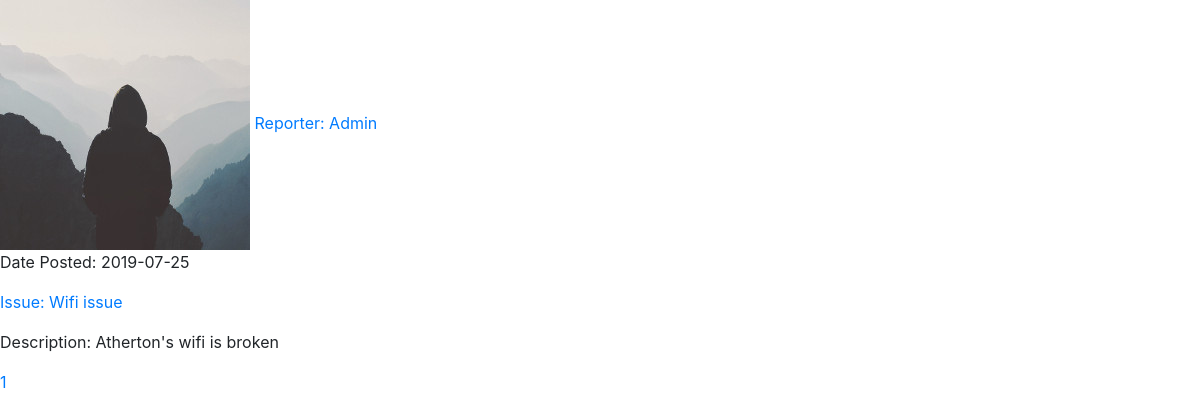
/report (signed in), run on the app's committed database.
### flaskblog/models.py (models this page shows, shortened)
class Post(db.Model):
	id = db.Column(db.Integer, primary_key=True)
	assignment = db.Column(db.String(20), nullable=False, default="m")
	grade = db.Column(db.String(20), nullable=False)
	date_posted = db.Column(db.DateTime, nullable=False, default=datetime.utcnow)
	attached_image = db.Column(db.String(20))
	posttype = db.Column(db.String(20), nullable=False)
	newstype = db.Column(db.String(20))
	clubtype = db.Column(db.String(20))
	reviewedornot = db.Column(db.Boolean, default=False)
	quirk = db.Column(db.String(20), nullable=False)
	user_id = db.Column(db.Integer, db.ForeignKey('user.id'), nullable=False)

class User(db.Model, UserMixin):
	id = db.Column(db.Integer, primary_key=True)
	username = db.Column(db.String(20), unique=True, nullable=False)
	email = db.Column(db.String(120), unique=True, nullable=False)
	image_file = db.Column(db.String(20), nullable=False, default='default.jpg')
	password = db.Column(db.String(60), nullable=False)
	level = db.Column(db.String(20), nullable=False)
	posts = db.relationship('Post', backref='student', lazy=True )
	memberof = db.relationship('Clubs', secondary=membership, backref=db.backref('members', lazy='dynamic'))

### flaskblog/routes.py (the view)
@app.route("/report")
@login_required
def report():
	page = request.args.get('page', 1, type=int)
	posts = Post.query.filter_by(posttype="Report").paginate(page=page, per_page=5)
	return render_template('reports.html', posts=posts, title="Pending Reports")

### flaskblog/models.py (called while the page is built)
@login_manager.user_loader
def load_user(user_id):
	return User.query.get(int(user_id))

### flaskblog/templates/reports.html (shortened to what this page needs)
{% extends "layout.html" %}
{% block content %}
	{% for post in posts.items %}
		<img src="{{ url_for('static', filename='profile_pics/' + post.student.image_file) }}">
		<a href="{{ url_for('user_posts', username=post.student.username) }}">Reporter: {{ post.student.username }}</a>
		<p>Date Posted: {{ post.date_posted.strftime('%Y-%m-%d') }}</p>
		<p><a href="{{ url_for('post', post_id=post.id) }}">Issue: {{ post.assignment }}</a></p>
		<p>Description: {{ post.grade }}</p>
	{% endfor %}
	{% for page_num in posts.iter_pages(left_edge=1, right_edge=1, left_current=1, right_current=2) %}
		{% if page_num %}
			<a href="{{ url_for('home', page=page_num) }}">{{ page_num }}</a>
		{% else %}
			...
		{% endif %}
	{% endfor %}
{% endblock %}

### data on the page
Post: image_file (placeholder picture), student.username "Admin", date_posted "2019-07-25", assignment "Wifi issue", grade "Atherton's wifi is broken"

### other printed values
{{ page_num }} "1"
